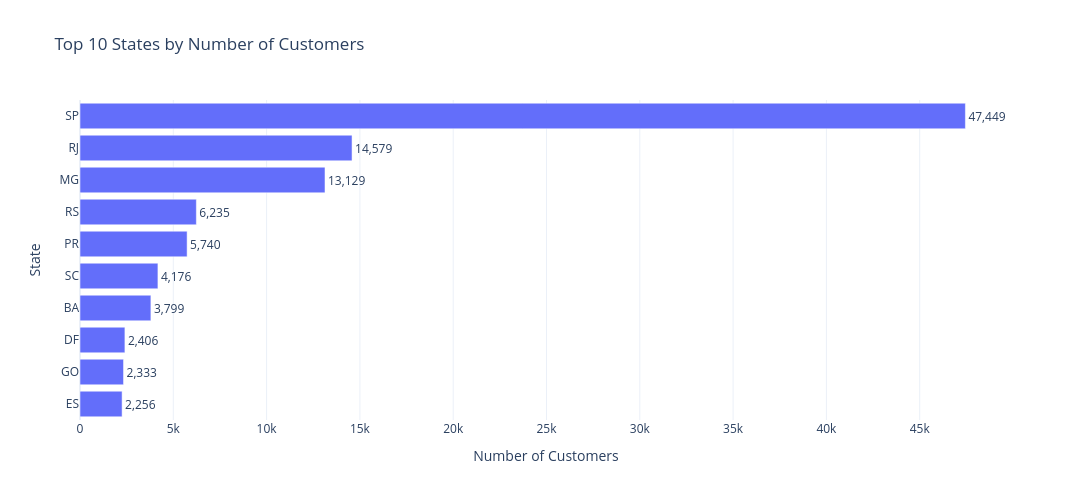

This figure's notebook cell:
### Code cell
import plotly.express as px

# Top 10 states by number of customers
top_10_states = state_customers.head(10).sort_values()

fig = px.bar(
    x=top_10_states.values,
    y=top_10_states.index,
    orientation='h',
    title='Top 10 States by Number of Customers',
    labels={
        'x': 'Number of Customers',
        'y': 'State'
    },
    text=top_10_states.values
)

fig.update_traces(
    texttemplate='%{x:,}',
    textposition='outside',
    hovertemplate='<b>%{y}</b><br>Customers: %{x:,}<extra></extra>'
)

fig.update_layout(
    template='plotly_white',
    height=500,
    width=1100
)

fig.show()

### Figure 1 — Plotly figure (JSON) as saved in the notebook; plotly's stock layout.template omitted (floating-point values rounded to 4 significant figures)
{"data": [{"hovertemplate": "<b>%{y}</b><br>Customers: %{x:,}<extra></extra>", "legendgroup": "", "marker": {"color": "#636efa", "pattern": {"shape": ""}}, "name": "", "orientation": "h", "showlegend": false, "text": [2256.0, 2333.0, 2406.0, 3799.0, 4176.0, 5740.0, 6235.0, 13130.0, 14580.0, 47450.0], "textposition": "outside", "texttemplate": "%{x:,}", "type": "bar", "x": [2256, 2333, 2406, 3799, 4176, 5740, 6235, 13129, 14579, 47449], "xaxis": "x", "y": ["ES", "GO", "DF", "BA", "SC", "PR", "RS", "MG", "RJ", "SP"], "yaxis": "y"}], "layout": {"barmode": "relative", "height": 500, "legend": {"tracegroupgap": 0}, "title": {"text": "Top 10 States by Number of Customers"}, "width": 1100, "xaxis": {"anchor": "y", "domain": [0, 1], "title": {"text": "Number of Customers"}}, "yaxis": {"anchor": "x", "domain": [0, 1], "title": {"text": "State"}}}}
